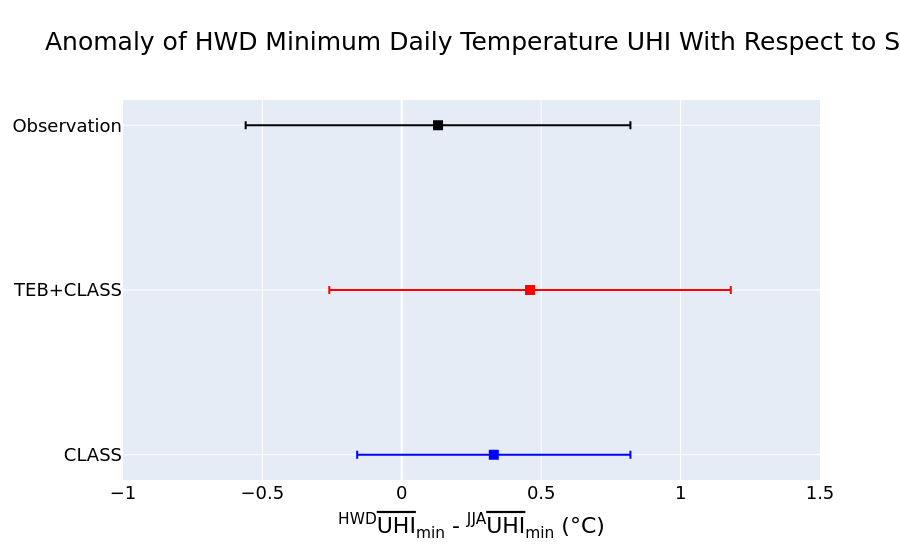

The notebook cell this image was saved under:
### Code cell
weighted = False

weighted_text = ''
labels  = ['Observation', 'TEB+CLASS', 'CLASS']

# Tasmin during heat wave days could be pulled from other sources, but it was faster just to round then copy from the spreadsheet. 
# For more info see savers/heat_wave_days.ipynb, UHI_statics.py, and HW days google sheets

if weighted:
    means_hwd   = [2.28, 2.51, 0.54]
    errors_hwd  = [0.68, 0.71, 0.49]
    weighted_text = 'Weighted '

means_jja = [2.15,2.05, 0.21]
errors_jja = [0.13,0.09,0.06]

means = np.round(np.array(means_hwd) - np.array(means_jja),2)
errors = np.round(np.sqrt(np.square(errors_hwd) + np.square(errors_jja)),2)

colors  = ['black', 'red', 'blue']

fig = go.Figure()

for label, mean, err, color in zip(labels, means, errors, colors):
    fig.add_trace(go.Scatter(
        x=[mean],
        y=[label],
        marker=dict(symbol='square', size=10, color=color),
        error_x=dict(type='data', array=np.round([err],2), visible=True, color=color),
        name=label,
        showlegend=False,
        # Annotation: 'mean ± err' to the right of each whisker
        # text=[f'{mean} ± {err} °C'],
        # textposition='middle right',
        # mode='markers',
        textfont=dict(color=color, size=11),
    ))

fig.update_layout(
    title=f'Anomaly of HWD Minimum {weighted_text}Daily Temperature UHI With Respect to Summer Average',
    xaxis_title='<sup>HWD</sup><span style="text-decoration: overline;">UHI</span><sub>min</sub> - <sup>JJA</sup><span style="text-decoration: overline;">UHI</span><sub>min</sub> (°C)',
    xaxis=dict(range=[-1., 1.5]),  # extra room for text labels
    yaxis=dict(autorange='reversed'),
    font=FONT
)

fig.show()

### Figure 1 — Plotly figure (JSON) as saved in the notebook; plotly's stock layout.template omitted (floating-point values rounded to 4 significant figures)
{"data": [{"error_x": {"array": [0.69], "color": "black", "type": "data", "visible": true}, "marker": {"color": "black", "size": 10, "symbol": "square"}, "name": "Observation", "showlegend": false, "textfont": {"color": "black", "size": 11}, "type": "scatter", "x": [0.13], "y": ["Observation"]}, {"error_x": {"array": [0.72], "color": "red", "type": "data", "visible": true}, "marker": {"color": "red", "size": 10, "symbol": "square"}, "name": "TEB+CLASS", "showlegend": false, "textfont": {"color": "red", "size": 11}, "type": "scatter", "x": [0.46], "y": ["TEB+CLASS"]}, {"error_x": {"array": [0.49], "color": "blue", "type": "data", "visible": true}, "marker": {"color": "blue", "size": 10, "symbol": "square"}, "name": "CLASS", "showlegend": false, "textfont": {"color": "blue", "size": 11}, "type": "scatter", "x": [0.33], "y": ["CLASS"]}], "layout": {"font": {"color": "black", "family": "DejaVu Sans", "size": 18}, "title": {"text": "Anomaly of HWD Minimum Daily Temperature UHI With Respect to Summer Average"}, "xaxis": {"range": [-1, 1.5], "title": {"text": "<sup>HWD</sup><span style=\"text-decoration: overline;\">UHI</span><sub>min</sub> - <sup>JJA</sup><span style=\"text-decoration: overline;\">UHI</span><sub>min</sub> (°C)"}}, "yaxis": {"autorange": "reversed"}}}
